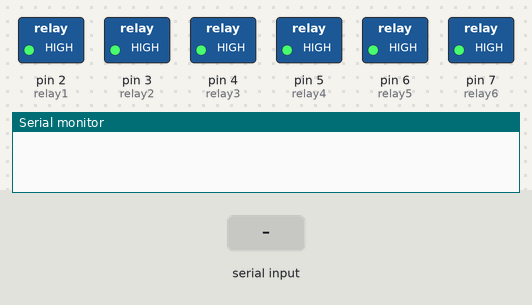
This sketch was run on a simulated Arduino Uno, built with avr-gcc and run on an emulated ATmega328P. Shown: switched loads named in the sketch (green lamp = pin HIGH), the last lines printed to the serial monitor. Inputs (shaded band) come from the test bench.

Above: at 1.2 s.
1.3 s: "relay1" received over Serial
At 1.9 s:
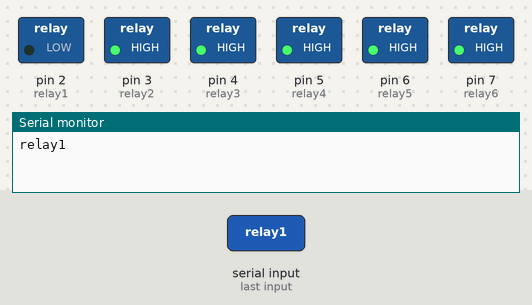
2.8 s: "relay2" received over Serial
At 4.0 s:
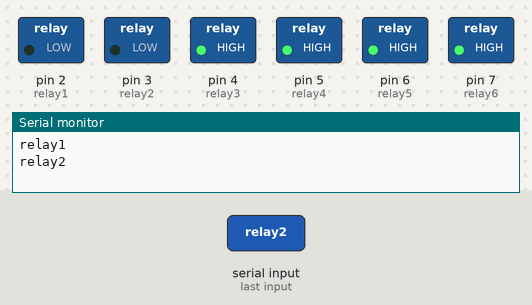
4.3 s: "relay3" received over Serial
At 5.4 s:
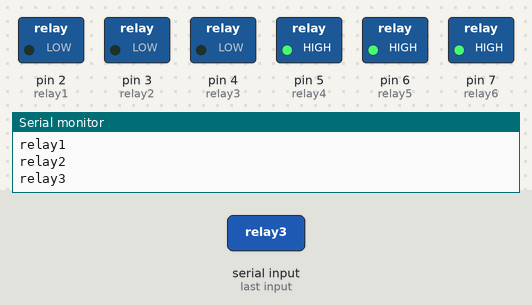
5.8 s: "relay4" received over Serial
At 6.5 s:
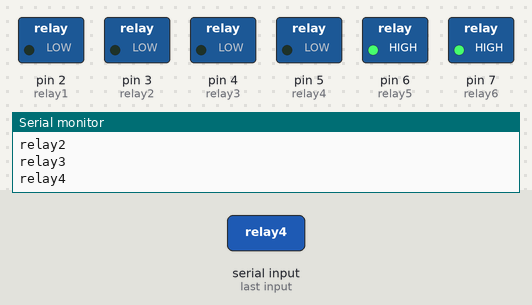
7.3 s: "relay5" received over Serial
At 7.7 s:
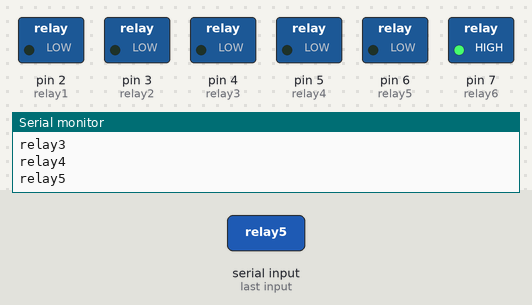
8.8 s: "relay6" received over Serial
At 10.0 s:
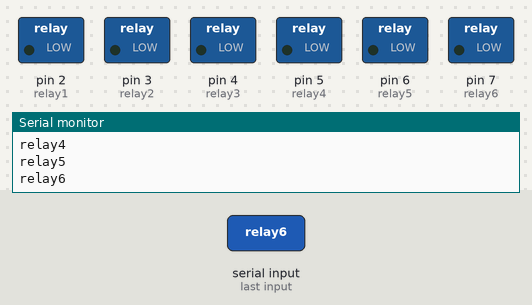
Timing chart, 0 to 11.3 s (numbered marks = the images above; inputs shaded):
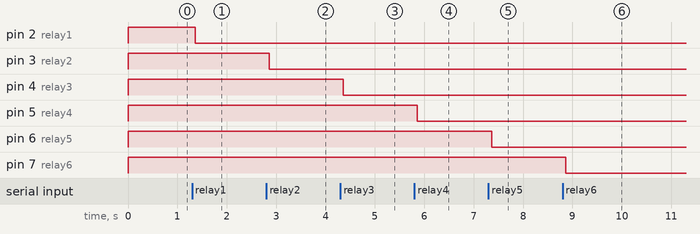

The sketch:

automate.ino
```cpp
String inputs;
#define relay1 2 //Connect relay1 to pin 2
#define relay2 3 //Connect relay2 to pin 3
#define relay3 4 //Connect relay3 to pin 4bbbb
#define relay4 5 //Connect relay4 to pin 5///////////////////////////
#define relay5 6
#define relay6 7
int val1=0;
int val2=0;
int val3=0;
int val4=0;
int val5=0;
int val6=0;

void setup()
{
Serial.begin(9600); //Set rate for communicating with phone
pinMode(relay1, OUTPUT); //Set relay1 as an output
pinMode(relay2, OUTPUT); //Set relay2 as an output
pinMode(relay3, OUTPUT); //Set relay1 as an output
pinMode(relay4, OUTPUT); //Set relay2 as an output
pinMode(relay5, OUTPUT);
pinMode(relay6, OUTPUT);
digitalWrite(relay1, HIGH); //Switch relay1 off
digitalWrite(relay2, HIGH); //Swtich relay2 off
digitalWrite(relay3, HIGH); //Switch relay3 off
digitalWrite(relay4, HIGH); //Swtich relay4 off
digitalWrite(relay5, HIGH);
digitalWrite(relay6, HIGH);
}
void loop()
{
while(Serial.available()) //Check if there are available bytes to read
{
delay(10); //Delay to make it stable
char c = Serial.read(); //Conduct a serial read
if (c == '#'){
break; //Stop the loop once # is detected after a word
}
inputs += c; //Means inputs = inputs + c
}
if (inputs.length() >0)
{
Serial.println(inputs);

if(inputs == "relay1")
  {
    if(val1==0)
    {
      digitalWrite(relay1,LOW);
      val1=1;
    }
    else
    {
      digitalWrite(relay1,HIGH);
      val1=0;
    }
    delay(100);
  }

else if(inputs == "relay2")
  {
    if(val2==0)
    {
      digitalWrite(relay2,LOW);
      val2=1;
    }
    else
    {
      digitalWrite(relay2,HIGH);
      val2=0;
    }
    delay(100);
  }

 else if(inputs == "relay3")
  {
    if(val3==0)
    {
      digitalWrite(relay3,LOW);
      val3=1;
    }
    else
    {
      digitalWrite(relay3,HIGH);
      val3=0;
    }
    delay(100);
  }

  else if(inputs == "relay4")
  {
    if(val4==0)
    {
      digitalWrite(relay4,LOW);
      val4=1;
    }
    else
    {
      digitalWrite(relay4,HIGH);
      val4=0;
    }
    delay(100);
  }
    else if(inputs == "relay5")
  {
    if(val5==0)
    {
      digitalWrite(relay5,LOW);
      val5=1;
    }
    else
    {
      digitalWrite(relay5,HIGH);
      val5=0;
    }
    delay(100);
  }
    else if(inputs == "relay6")
  {
    if(val6==0)
    {
      digitalWrite(relay6,LOW);
      val6=1;
    }
    else
    {
      digitalWrite(relay6,HIGH);
      val6=0;
    }
    delay(100);
  }

inputs="";
}
}
```

Measured:
- after the input at 1.3 s, pin 2 (relay1): HIGH → LOW after 0.06 s
- after the input at 2.8 s, pin 3 (relay2): HIGH → LOW after 0.06 s
- after the input at 4.3 s, pin 4 (relay3): HIGH → LOW after 0.06 s
- after the input at 5.8 s, pin 5 (relay4): HIGH → LOW after 0.06 s
- after the input at 7.3 s, pin 6 (relay5): HIGH → LOW after 0.06 s
- after the input at 8.8 s, pin 7 (relay6): HIGH → LOW after 0.06 s
